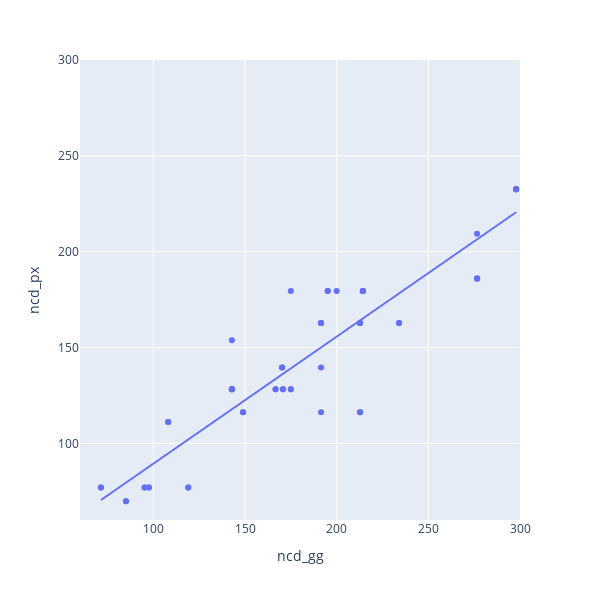

Source (notebook cell):
### Code cell
px.scatter(merged, x="ncd_gg", y="ncd_px", trendline="ols", 
           hover_data=merged.columns, width=600, height=600,
           range_x=[60, 300], range_y=[60, 300]
          )

### Figure 1 — Plotly figure (JSON) as saved in the notebook; plotly's stock layout.template omitted (floating-point values rounded to 4 significant figures; data arrays with more than 128 entries replaced by an {"elided": "..."} marker saying what was removed)
{"data": [{"customdata": {"elided": "56x4 mixed values"}, "hovertemplate": "ncd_gg=%{x}<br>ncd_px=%{y}<br>from_slug=%{customdata[0]}<br>to_slug=%{customdata[1]}<br>ncd_mean=%{customdata[2]}<br>ncd_diff=%{customdata[3]}<extra></extra>", "legendgroup": "", "marker": {"color": "#636efa", "symbol": "circle"}, "mode": "markers", "name": "", "orientation": "v", "showlegend": false, "type": "scatter", "x": [175, 276.6, 276.6, 214.3, 108.1, 214.3, 170.7, 175, 212.8, 170.2, 119.0, 175, 166.7, 97.56, 276.6, 212.8, 85.11, 234.0, 297.9, 191.5, 148.9, 276.6, 170.2, 85.11, 191.5, 297.9, 234.0, 191.5, 214.3, 119.0, 212.8, 212.8, 142.9, 71.43, 142.9, 108.1, 200, 297.9, 297.9, 142.9, 142.9, 195.1, 214.3, 166.7, 191.5, 212.8, 71.43, 142.9, 95.24, 170.7, 97.56, 148.9, 191.5, 142.9, 195.1, 95.24], "xaxis": "x", "y": [128.2, 186.0, 186.0, 179.5, 111.1, 179.5, 128.2, 128.2, 116.3, 139.5, 76.92, 179.5, 128.2, 76.92, 186.0, 116.3, 69.77, 162.8, 232.6, 162.8, 116.3, 209.3, 139.5, 69.77, 162.8, 232.6, 162.8, 139.5, 179.5, 76.92, 162.8, 162.8, 153.8, 76.92, 128.2, 111.1, 179.5, 232.6, 232.6, 128.2, 128.2, 179.5, 179.5, 128.2, 162.8, 162.8, 76.92, 128.2, 76.92, 128.2, 76.92, 116.3, 116.3, 128.2, 179.5, 76.92], "yaxis": "y"}, {"hovertemplate": "<b>OLS trendline</b><br>ncd_px = 0.662867 * ncd_gg + 23.0992<br>R<sup>2</sup>=0.836269<br><br>ncd_gg=%{x}<br>ncd_px=%{y} <b>(trend)</b><extra></extra>", "legendgroup": "", "marker": {"color": "#636efa", "symbol": "circle"}, "mode": "lines", "name": "", "showlegend": false, "type": "scatter", "x": [71.43, 71.43, 85.11, 85.11, 95.24, 95.24, 97.56, 97.56, 108.1, 108.1, 119.0, 119.0, 142.9, 142.9, 142.9, 142.9, 142.9, 142.9, 148.9, 148.9, 166.7, 166.7, 170.2, 170.2, 170.7, 170.7, 175, 175, 175, 191.5, 191.5, 191.5, 191.5, 191.5, 195.1, 195.1, 200, 212.8, 212.8, 212.8, 212.8, 212.8, 214.3, 214.3, 214.3, 214.3, 234.0, 234.0, 276.6, 276.6, 276.6, 276.6, 297.9, 297.9, 297.9, 297.9], "xaxis": "x", "y": [70.45, 70.45, 79.51, 79.51, 86.23, 86.23, 87.77, 87.77, 94.76, 94.76, 102.0, 102.0, 117.8, 117.8, 117.8, 117.8, 117.8, 117.8, 121.8, 121.8, 133.6, 133.6, 135.9, 135.9, 136.3, 136.3, 139.1, 139.1, 139.1, 150.0, 150.0, 150.0, 150.0, 150.0, 152.4, 152.4, 155.7, 164.1, 164.1, 164.1, 164.1, 164.1, 165.1, 165.1, 165.1, 165.1, 178.2, 178.2, 206.4, 206.4, 206.4, 206.4, 220.5, 220.5, 220.5, 220.5], "yaxis": "y"}], "layout": {"height": 600, "legend": {"tracegroupgap": 0}, "margin": {"t": 60}, "width": 600, "xaxis": {"anchor": "y", "domain": [0, 1], "range": [60, 300], "title": {"text": "ncd_gg"}, "type": "linear"}, "yaxis": {"anchor": "x", "domain": [0, 1], "range": [60, 300], "title": {"text": "ncd_px"}, "type": "linear"}}}
